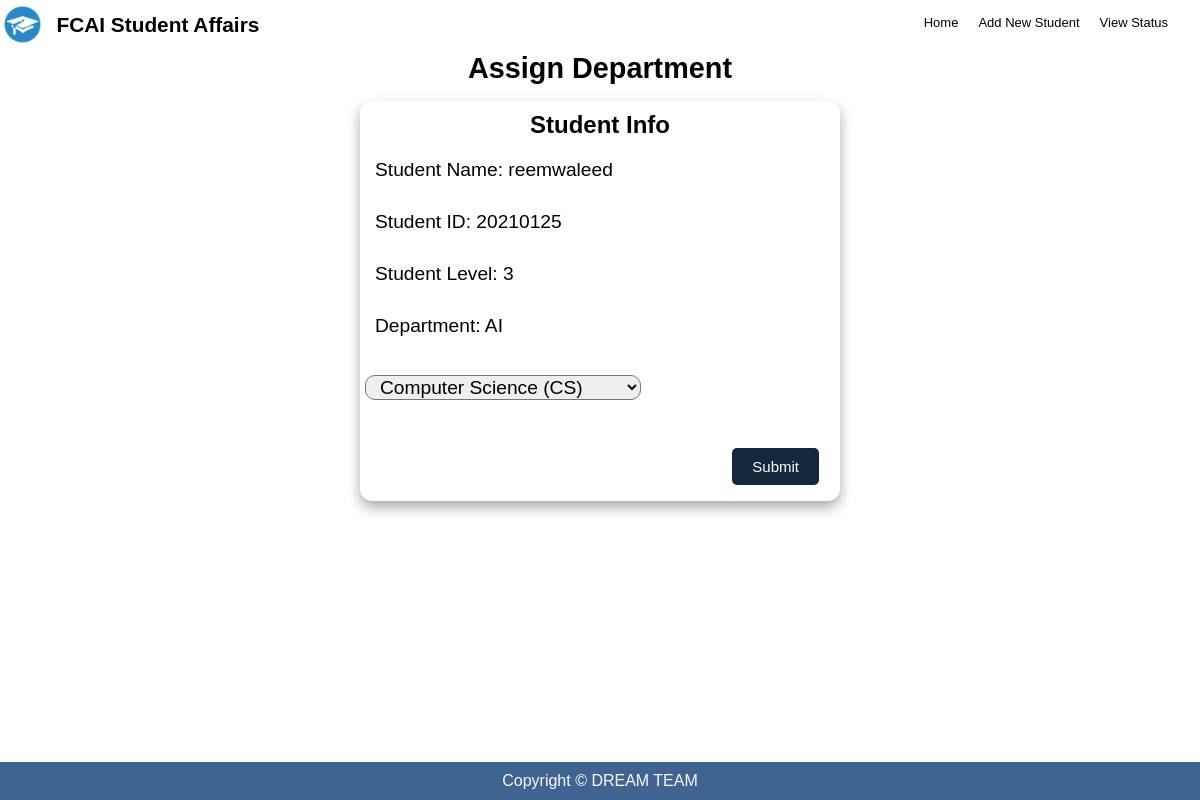
Before: /assign-department/20210125/ with the older database file.
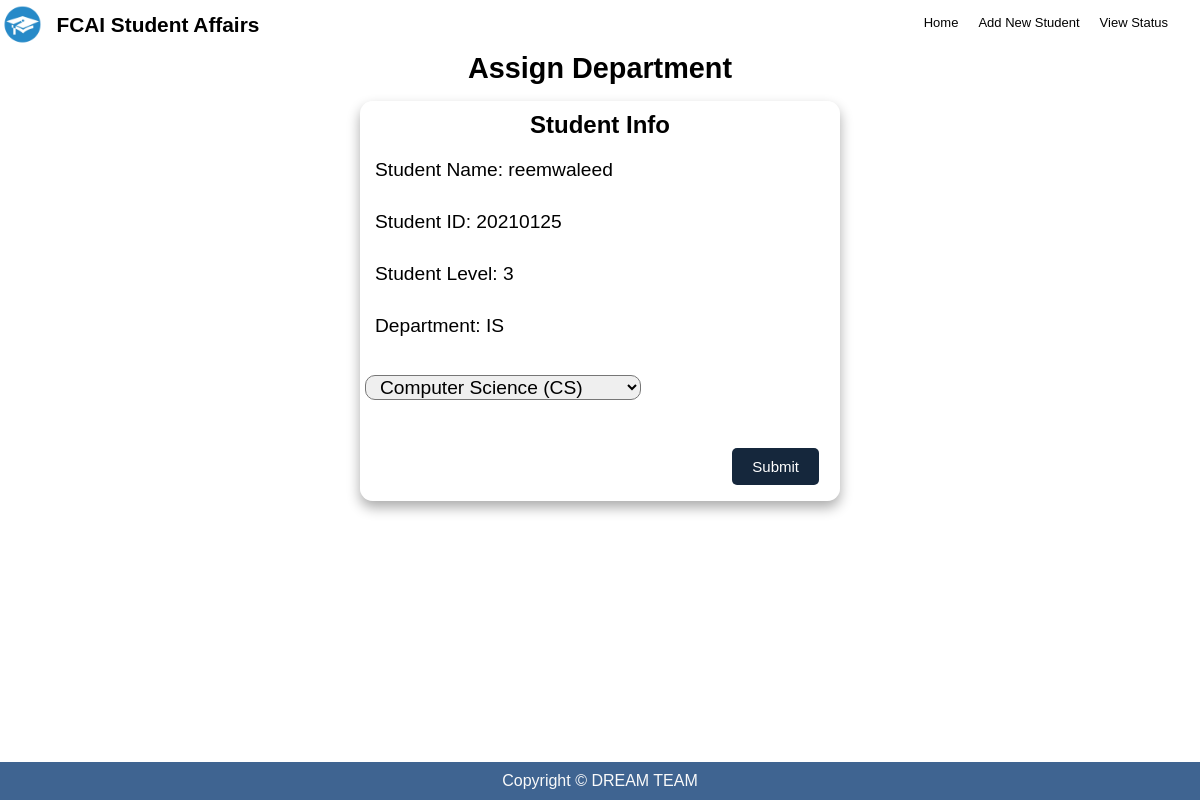
After: the same page with the newer database file.
### students/models.py (models this page shows, shortened)
class Student(models.Model):
    name = models.CharField(max_length=50)
    status = models.CharField(max_length=25, choices=Status)
    birthDate = models.DateField()
    gpa = models.FloatField()
    phoneNumber = models.CharField(max_length=11)
    email = models.EmailField()
    gender = models.CharField(max_length=6, choices=Gender)
    level = models.CharField(max_length=1)
    department = models.CharField(max_length=25, choices=Departments)

### students/views.py (the view)
def assign_department(request, id):
    student = get_object_or_404(Student, id=id)
    if request.method == 'POST':
        department = request.POST.get('dep')
        student.department = department
        student.save()
        return HttpResponseRedirect(reverse('students:studentInfo', args=[student.id]))
    context = {'student': student}
    return render(request, 'studentDepart.html', context)

### students/templates/studentDepart.html (shortened to what this page needs)
{% extends 'base.html' %} {% block body %} <br /><br />
<section class="table__header">
  <h1 class="statusTitle">Assign Department</h1>
</section>
<form action="{% url 'students:assign-department' student.id %}" method="POST">
  <div id="assignDepartBox">
    <h2 id="depH2">Student Info</h2>
    <p id="depPargragh">Student Name: {{ student.name }}</p>
    <p id="depPargragh">Student ID: {{ student.id }}</p>
    <p id="depPargragh">Student Level: {{ student.level }}</p>
    <p id="depPargragh">Department: {{ student.department }}</p>
    <label for="dep"></label> <br />
    <select id="dep" name="dep">
      <option value="CS">Computer Science (CS)</option>
    </select>
    <div class="smallBtnArea">
      <input
        type="submit"
        value="Submit"
        onclick="return confirm('Are you sure?')"
        class="Btn"
      />
    </div>
  </div>
</form>
{% endblock body %}

Changed rows visible on the page:
changed Student "reemwaleed": department "AI" → "IS"
